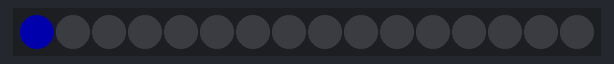
A program run on a simulated Arduino Mega 2560, built with avr-gcc and run on an emulated ATmega2560. Parts: 16 RGB LEDs in strip order, left to right. Dim RGB values are drawn brighter than linear.

Above: at 0.15 s.
At 5.08 s:
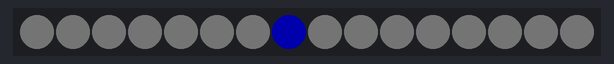
At 10.01 s:
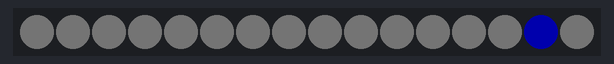
At 19.87 s:
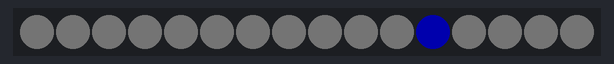
At 29.74 s:
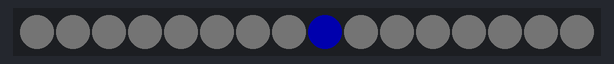
At 39.6 s:
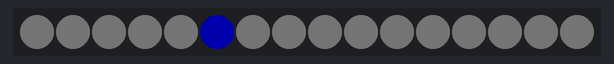

The program:

main.cpp
```cpp
#include "Arduino.h"
#include "Adafruit_NeoPixel.h"

#ifdef __AVR__
  #include <avr/power.h>
#endif

#define PIN 9
#define NUM_PIXELS 16

Adafruit_NeoPixel strip = Adafruit_NeoPixel(NUM_PIXELS, PIN, NEO_GRB + NEO_KHZ800);

// IMPORTANT: To reduce NeoPixel burnout risk, add 1000 uF capacitor across
// pixel power leads, add 300 - 500 Ohm resistor on first pixel's data input
// and minimize distance between Arduino and first pixel.  Avoid connecting
// on a live circuit...if you must, connect GND first.

// Input a value 0 to 255 to get a color value.
// The colours are a transition r - g - b - back to r.
uint32_t Wheel(byte WheelPos) {
  WheelPos = 255 - WheelPos;
  if(WheelPos < 85) {
    return strip.Color(255 - WheelPos * 3, 0, WheelPos * 3);
  }
  if(WheelPos < 170) {
    WheelPos -= 85;
    return strip.Color(0, WheelPos * 3, 255 - WheelPos * 3);
  }
  WheelPos -= 170;
  return strip.Color(WheelPos * 3, 255 - WheelPos * 3, 0);
}


void setup() {
  // This is for Trinket 5V 16MHz, you can remove these three lines if you are not using a Trinket
  #if defined (__AVR_ATtiny85__)
    if (F_CPU == 16000000) clock_prescale_set(clock_div_1);
  #endif
  // End of trinket special code
  // Serial.begin(9600);

  strip.begin();
  strip.show(); // Initialize all pixels to 'off'
}

// Fill the dots one after the other with a color
void colorTravel(uint32_t c, uint8_t wait) {
  for(uint16_t i=0; i < strip.numPixels(); i++) {
    int prev_i = i - 1;
    if (prev_i < 0) {
      prev_i = NUM_PIXELS;
    }
    strip.setPixelColor(prev_i, strip.Color(1, 1, 1));
    strip.setPixelColor(i, c);
    strip.show();
    delay(wait);
  }
  strip.setPixelColor(strip.numPixels() - 1, strip.Color(1, 1, 1));
  strip.show();
}

void fillPercent(uint32_t color, uint8_t percent) {
  for (uint16_t i=0; i < strip.numPixels(); i++) {
    if (i < percent) {
      strip.setPixelColor(i, color);
    } else {
      strip.setPixelColor(i, strip.Color(0, 0, 0));
    }
    strip.show();
  }
}

// Slightly different, this makes the rainbow equally distributed throughout
void rainbowCycle(uint8_t wait) {
  uint16_t i, j;

  for(j=0; j<256*5; j++) { // 5 cycles of all colors on wheel
    for(i=0; i< strip.numPixels(); i++) {
      strip.setPixelColor(i, Wheel(((i * 256 / strip.numPixels()) + j) & 255));
    }
    strip.show();
    delay(wait);
  }
}

void loop() {
  // rainbowCycle(30);
  colorTravel(strip.Color(0, 0, 50), 30);
  // colorTravel(strip.Color(0, 255, 0), 30);
  // colorTravel(strip.Color(0, 0, 255), 30);
  delay(30);
}
```
